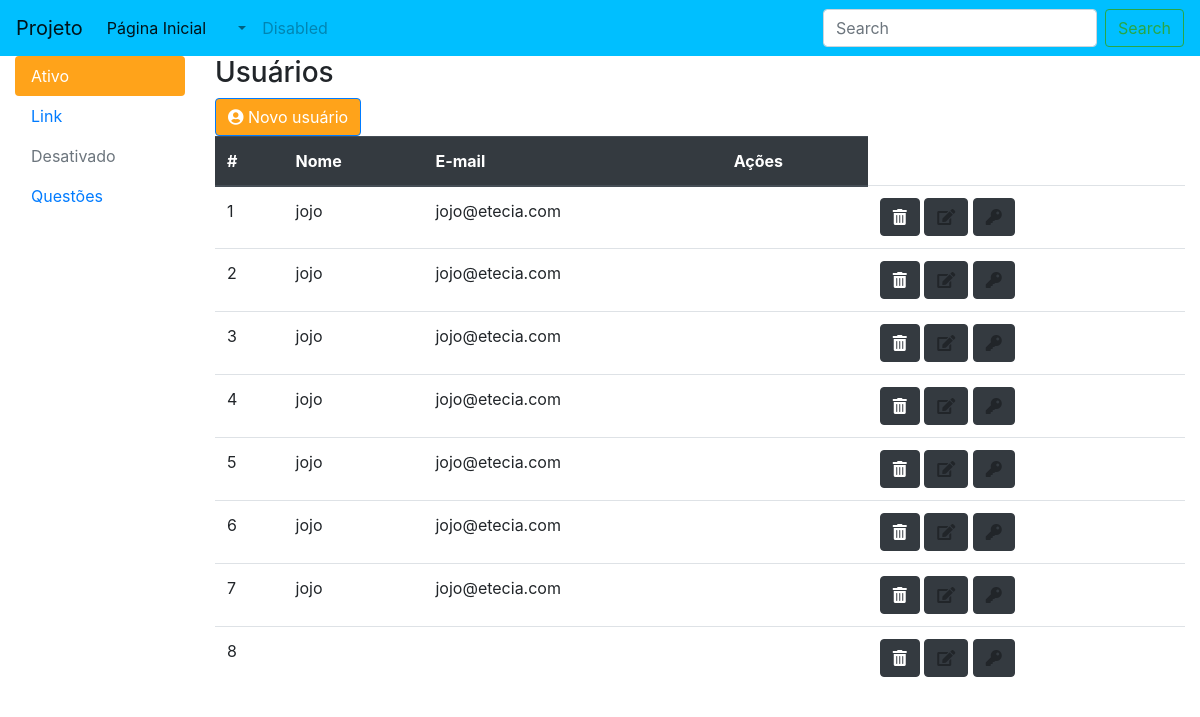
Before: /usuario.php with the older database file.
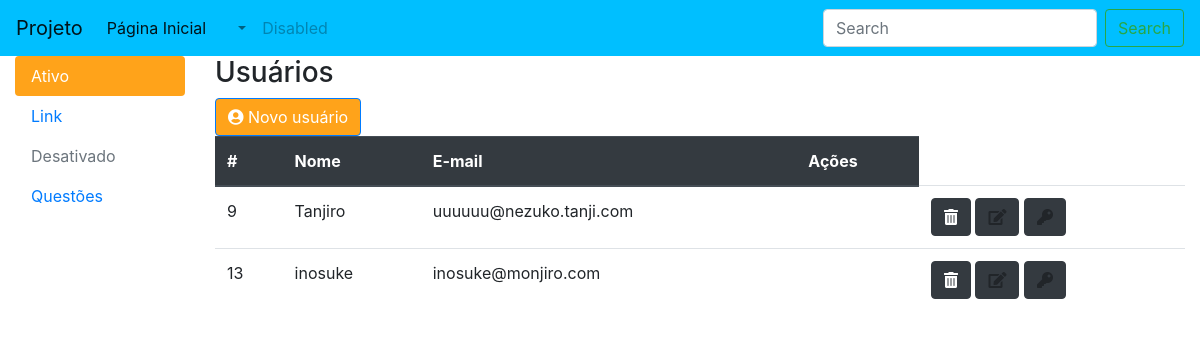
After: the same page with the newer database file.
### tables this page shows
CREATE TABLE `usuarios` (
  `idUsuario` int(11) NOT NULL,
  `nome` varchar(200) NOT NULL,
  `email` varchar(200) NOT NULL,
  `senha` varchar(200) NOT NULL
);

### UsuarioDAO.php (called while the page is built, shortened)
<?php
class UsuarioDAO{
	private $con;
	function __construct(){
		$rs = $this->con = mysqli_connect(DB_SERVER, DB_USER, DB_PASS, DB_NAME);
	}
	public function buscar(){
		$sql = "SELECT * FROM usuarios";
		$rs = $this->con->query($sql);
		$listaDeUsuarios = array();
		while ($linha = $rs->fetch_object()){
			$listaDeUsuarios[] = $linha;
		}
		return $listaDeUsuarios;
	}
}
 ?>

### usuario.php (the view, shortened to what this page needs)
<?php
include "UsuarioDAO.php";
$usuarioDAO = new UsuarioDAO();
$lista = $usuarioDAO->buscar();
?>
<!DOCTYPE html>
<html>
<head>
	<link rel="stylesheet" href="https://stackpath.bootstrapcdn.com/bootstrap/4.3.1/css/bootstrap.min.css">
	<link rel="stylesheet" type="text/css" href="css/all.min.css">
</head>
<body><nav class="navbar navbar-expand-lg navbar-light" style= "background-color:#00BFFF " >
	<a class="navbar-brand" href="#">Projeto </a>
	<div class="collapse navbar-collapse" id="navbarSupportedContent">
		<ul class="navbar-nav mr-auto">
			<li class="nav-item active">
				<a class="nav-link" href="#">Página Inicial <span class="sr-only">(current)</span></a>
			</li>
			<li class="nav-item">
				<a class="nav-link" href="#"></a>
			</li>
			<li class="nav-item dropdown">
				<a class="nav-link dropdown-toggle" href="#" id="navbarDropdown" role="button" data-toggle="dropdown" aria-haspopup="true" aria-expanded="false"></a>
			</li>
			<li class="nav-item">
				<a class="nav-link disabled" href="#" tabindex="-1" aria-disabled="true">Disabled</a>
			</li>
		</ul>
		<form class="form-inline my-2 my-lg-0">
			<input class="form-control mr-sm-2" type="search" placeholder="Search" aria-label="Search">
			<button class="btn btn-outline-success my-2 my-sm-0" type="submit">Search</button>
		</form>
	</div>
</nav>
<div class="container-fluid">
	<div class="row">
		<div class = "col-2">
			<ul class="nav flex-column nav-pills vertical">
				<li class="nav-item">
					<a class="nav-link active" href="#" style= "background-color:#ffa31a ">Ativo </a>
				</li>
				<li class="nav-item">
					<a class="nav-link" href="#">Link</a>
				</li>
				<li class="nav-item">
					<a class="nav-link disabled" href="#" tabindex="-1" aria-disabled="true">Desativado</a>
				</li>
				<li class="nav-item">
					<a class="nav-link questoes.<?php  ?>" href="#" tabindex="-1" aria-disabled="true">Questões</a>
				</li>
			</ul>
		</div>
		<div class= "col-10">
			<h3>Usuários</h3>
			<button class="btn btn-primary"  data-toggle="modal" data-target="#modalnovo" style= "background-color:#ffa31a   ">
				<i class="fas fa-user-circle" style= "background-color:##ffa31a  "></i>
			Novo usuário
		</button>
			<table class="table">
				<thead class="thead-dark">
				<tr>
					<th>#</th>
					<th>Nome</th>
					<th>E-mail</th>
					<th>Ações</th>
				</tr>
				<?php foreach($lista as $usuario): ?>
				<tr>
					<td><?=  $usuario->idUsuario ?></td>
					<td><?=  $usuario->nome ?></td>
					<td><?=  $usuario->email ?></td>
					<td>
					<td>
						<a type="button" class="btn btn-dark" href="UsuarioController.php?acao=apagar&id=<?=  $usuario->idUsuario ?>">
							<i class="fas fa-trash-alt">
							</i></a>
						<a type="button" class="btn btn-dark">
							<i class="fas fa-edit">
							</i>
						</a>
						<a type="button" class="btn btn-dark alterar-senha" data-toggle="modal" data-target="#modalsenha" data-id="<?=  $usuario->idUsuario ?>">
						<i class="fas fa-key"></i>
					</a>
					</td>
				</tr>
				<?php endforeach ?>
			</table>
		</div>
</div>
    </div>
</body>
</html>

Changed rows visible on the page:
removed usuarios: idUsuario "1", nome "jojo", email "jojo@etecia.com"
removed usuarios: idUsuario "2", nome "jojo", email "jojo@etecia.com"
removed usuarios: idUsuario "3", nome "jojo", email "jojo@etecia.com"
removed usuarios: idUsuario "4", nome "jojo", email "jojo@etecia.com"
removed usuarios: idUsuario "5", nome "jojo", email "jojo@etecia.com"
removed usuarios: idUsuario "6", nome "jojo", email "jojo@etecia.com"
removed usuarios: idUsuario "7", nome "jojo", email "jojo@etecia.com"
removed usuarios: idUsuario "8"
added usuarios: idUsuario "9", nome "Tanjiro", email "uuuuuu@nezuko.tanji.com"
added usuarios: idUsuario "13", nome "inosuke", email "inosuke@monjiro.com"
